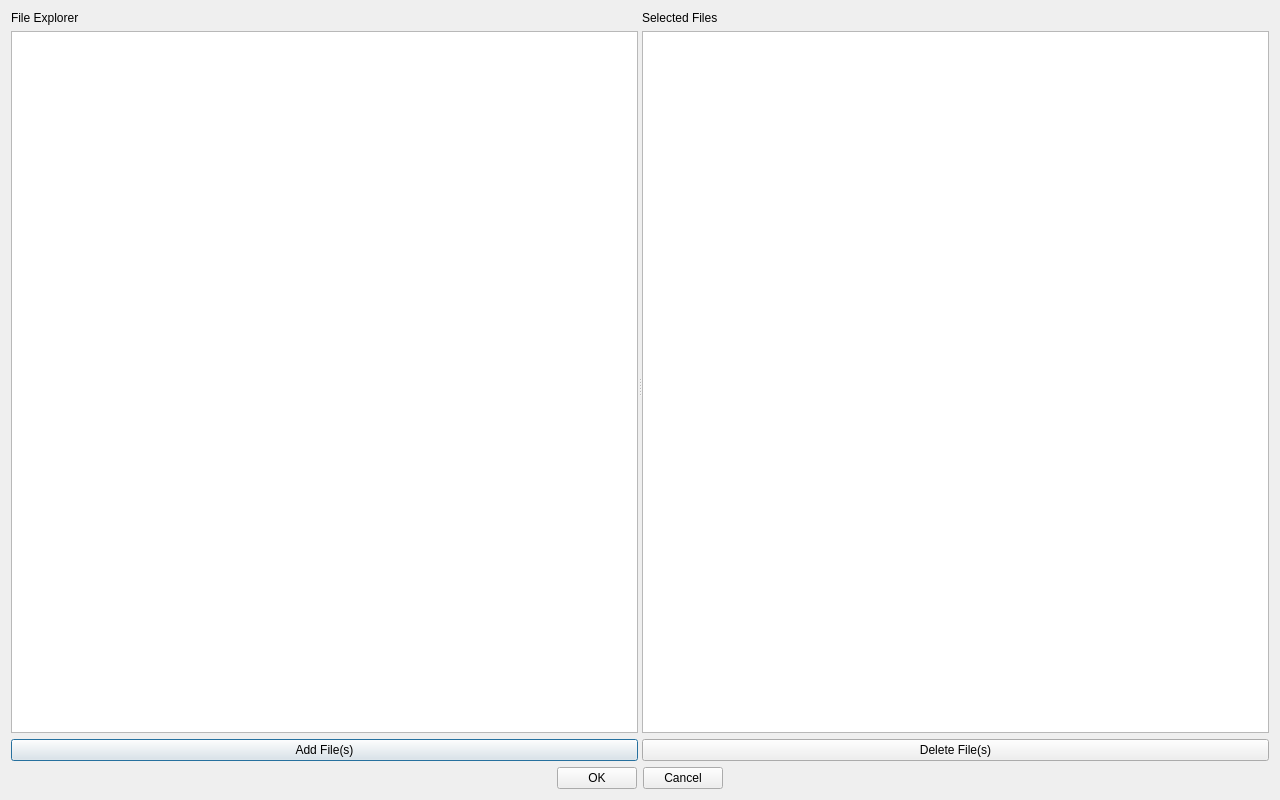
<?xml version="1.0" encoding="UTF-8"?>
<ui version="4.0">
 <class>addImages</class>
 <widget class="QDialog" name="addImages">
  <property name="geometry">
   <rect>
    <x>0</x>
    <y>0</y>
    <width>1280</width>
    <height>800</height>
   </rect>
  </property>
  <property name="sizePolicy">
   <sizepolicy hsizetype="Preferred" vsizetype="Preferred">
    <horstretch>0</horstretch>
    <verstretch>0</verstretch>
   </sizepolicy>
  </property>
  <property name="windowTitle">
   <string>Add Images</string>
  </property>
  <layout class="QHBoxLayout" name="horizontalLayout_2">
   <item>
    <layout class="QVBoxLayout" name="verticalLayout_4">
     <item>
      <widget class="QSplitter" name="splitter">
       <property name="orientation">
        <enum>Qt::Horizontal</enum>
       </property>
       <widget class="QWidget" name="layoutWidget">
        <layout class="QVBoxLayout" name="verticalLayout">
         <item>
          <widget class="QLabel" name="label_2">
           <property name="text">
            <string>File Explorer</string>
           </property>
          </widget>
         </item>
         <item>
          <widget class="QTreeView" name="treeView"/>
         </item>
         <item>
          <widget class="QPushButton" name="pushButton_3">
           <property name="text">
            <string>Add File(s)</string>
           </property>
          </widget>
         </item>
        </layout>
       </widget>
       <widget class="QWidget" name="layoutWidget">
        <layout class="QVBoxLayout" name="verticalLayout_2">
         <item>
          <widget class="QLabel" name="label">
           <property name="text">
            <string>Selected Files</string>
           </property>
          </widget>
         </item>
         <item>
          <widget class="QListView" name="listView"/>
         </item>
         <item>
          <widget class="QPushButton" name="pushButton_4">
           <property name="enabled">
            <bool>true</bool>
           </property>
           <property name="text">
            <string>Delete File(s)</string>
           </property>
          </widget>
         </item>
        </layout>
       </widget>
      </widget>
     </item>
     <item>
      <layout class="QHBoxLayout" name="horizontalLayout">
       <item>
        <spacer name="horizontalSpacer_2">
         <property name="orientation">
          <enum>Qt::Horizontal</enum>
         </property>
         <property name="sizeHint" stdset="0">
          <size>
           <width>40</width>
           <height>20</height>
          </size>
         </property>
        </spacer>
       </item>
       <item>
        <widget class="QPushButton" name="pushButton">
         <property name="text">
          <string>OK</string>
         </property>
        </widget>
       </item>
       <item>
        <widget class="QPushButton" name="pushButton_2">
         <property name="text">
          <string>Cancel</string>
         </property>
        </widget>
       </item>
       <item>
        <spacer name="horizontalSpacer">
         <property name="orientation">
          <enum>Qt::Horizontal</enum>
         </property>
         <property name="sizeHint" stdset="0">
          <size>
           <width>40</width>
           <height>20</height>
          </size>
         </property>
        </spacer>
       </item>
      </layout>
     </item>
    </layout>
   </item>
  </layout>
 </widget>
 <resources/>
 <connections/>
</ui>
